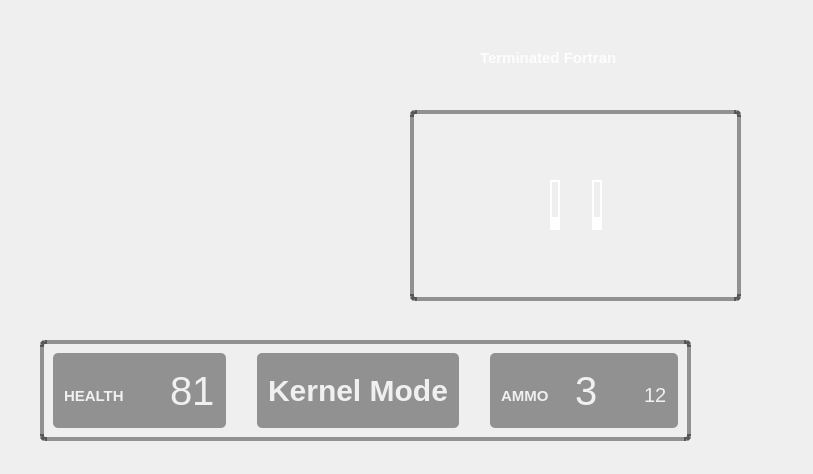
<?xml version="1.0" encoding="UTF-8"?>
<ui version="4.0">
 <class>Menu_HUD</class>
 <widget class="QMainWindow" name="Menu_HUD">
  <property name="geometry">
   <rect>
    <x>0</x>
    <y>0</y>
    <width>813</width>
    <height>474</height>
   </rect>
  </property>
  <property name="windowTitle">
   <string>MainWindow</string>
  </property>
  <property name="styleSheet">
   <string notr="true">QFrame
 {
	background: transparent;
	border: 4px solid rgba(0, 0, 0, 100);
	border-radius: 5px;
}

QWidget
 {
	margin: 0px;
	padding: 0px;
	spacing: 0px;
}

QLabel
{
	border: none;
	font-family: 'Arial';
	color: rgba(255, 255, 255, 220);
	font-size: 15px;
	font-weight: bold;
}

QGroupBox
{
	border: none;
	border-radius: 5px;
	padding: 2px;
	background: rgba(0, 0, 0, 100);
}

QProgressBar
{
	border: 2px solid rgba(255, 255, 255, 255);;
	background: transparent
}

QProgressBar::chunk 
{
	background-color: rgba(255, 255, 255, 255);
	border: none;
}</string>
  </property>
  <widget class="QWidget" name="centralwidget">
   <widget class="QFrame" name="frame">
    <property name="geometry">
     <rect>
      <x>410</x>
      <y>110</y>
      <width>331</width>
      <height>191</height>
     </rect>
    </property>
    <property name="frameShape">
     <enum>QFrame::StyledPanel</enum>
    </property>
    <property name="frameShadow">
     <enum>QFrame::Raised</enum>
    </property>
    <layout class="QGridLayout" name="gridLayout_2">
     <item row="0" column="0">
      <layout class="QVBoxLayout" name="verticalLayout_3">
       <item>
        <spacer name="horizontalSpacer_2">
         <property name="orientation">
          <enum>Qt::Horizontal</enum>
         </property>
         <property name="sizeHint" stdset="0">
          <size>
           <width>40</width>
           <height>20</height>
          </size>
         </property>
        </spacer>
       </item>
       <item>
        <spacer name="verticalSpacer_3">
         <property name="orientation">
          <enum>Qt::Vertical</enum>
         </property>
         <property name="sizeHint" stdset="0">
          <size>
           <width>20</width>
           <height>40</height>
          </size>
         </property>
        </spacer>
       </item>
      </layout>
     </item>
     <item row="0" column="2">
      <layout class="QVBoxLayout" name="verticalLayout_4">
       <item>
        <spacer name="horizontalSpacer_10">
         <property name="orientation">
          <enum>Qt::Horizontal</enum>
         </property>
         <property name="sizeHint" stdset="0">
          <size>
           <width>40</width>
           <height>20</height>
          </size>
         </property>
        </spacer>
       </item>
       <item>
        <spacer name="verticalSpacer_4">
         <property name="orientation">
          <enum>Qt::Vertical</enum>
         </property>
         <property name="sizeHint" stdset="0">
          <size>
           <width>20</width>
           <height>40</height>
          </size>
         </property>
        </spacer>
       </item>
      </layout>
     </item>
     <item row="1" column="1">
      <layout class="QHBoxLayout" name="horizontalLayout_2">
       <item>
        <spacer name="horizontalSpacer_8">
         <property name="orientation">
          <enum>Qt::Horizontal</enum>
         </property>
         <property name="sizeHint" stdset="0">
          <size>
           <width>40</width>
           <height>20</height>
          </size>
         </property>
        </spacer>
       </item>
       <item>
        <widget class="QProgressBar" name="progressBar">
         <property name="maximumSize">
          <size>
           <width>10</width>
           <height>50</height>
          </size>
         </property>
         <property name="value">
          <number>24</number>
         </property>
         <property name="textVisible">
          <bool>false</bool>
         </property>
         <property name="orientation">
          <enum>Qt::Vertical</enum>
         </property>
         <property name="invertedAppearance">
          <bool>false</bool>
         </property>
        </widget>
       </item>
       <item>
        <layout class="QVBoxLayout" name="verticalLayout_2">
         <item>
          <layout class="QVBoxLayout" name="verticalLayout_17">
           <item>
            <spacer name="verticalSpacer_2">
             <property name="orientation">
              <enum>Qt::Vertical</enum>
             </property>
             <property name="sizeHint" stdset="0">
              <size>
               <width>20</width>
               <height>40</height>
              </size>
             </property>
            </spacer>
           </item>
           <item>
            <widget class="QLabel" name="label_3">
             <property name="maximumSize">
              <size>
               <width>50</width>
               <height>50</height>
              </size>
             </property>
             <property name="text">
              <string/>
             </property>
             <property name="pixmap">
              <pixmap resource="xkill.qrc">:/xkill/images/icons/cross_hairs/crosshair1.png</pixmap>
             </property>
             <property name="scaledContents">
              <bool>true</bool>
             </property>
            </widget>
           </item>
           <item>
            <spacer name="verticalSpacer">
             <property name="orientation">
              <enum>Qt::Vertical</enum>
             </property>
             <property name="sizeHint" stdset="0">
              <size>
               <width>20</width>
               <height>40</height>
              </size>
             </property>
            </spacer>
           </item>
          </layout>
         </item>
        </layout>
       </item>
       <item>
        <widget class="QProgressBar" name="progressBar_2">
         <property name="maximumSize">
          <size>
           <width>10</width>
           <height>50</height>
          </size>
         </property>
         <property name="value">
          <number>24</number>
         </property>
         <property name="textVisible">
          <bool>false</bool>
         </property>
         <property name="orientation">
          <enum>Qt::Vertical</enum>
         </property>
         <property name="invertedAppearance">
          <bool>false</bool>
         </property>
        </widget>
       </item>
       <item>
        <spacer name="horizontalSpacer_9">
         <property name="orientation">
          <enum>Qt::Horizontal</enum>
         </property>
         <property name="sizeHint" stdset="0">
          <size>
           <width>40</width>
           <height>20</height>
          </size>
         </property>
        </spacer>
       </item>
      </layout>
     </item>
     <item row="2" column="2">
      <layout class="QVBoxLayout" name="verticalLayout_8">
       <item>
        <spacer name="horizontalSpacer_14">
         <property name="orientation">
          <enum>Qt::Horizontal</enum>
         </property>
         <property name="sizeHint" stdset="0">
          <size>
           <width>40</width>
           <height>20</height>
          </size>
         </property>
        </spacer>
       </item>
       <item>
        <spacer name="verticalSpacer_8">
         <property name="orientation">
          <enum>Qt::Vertical</enum>
         </property>
         <property name="sizeHint" stdset="0">
          <size>
           <width>20</width>
           <height>40</height>
          </size>
         </property>
        </spacer>
       </item>
      </layout>
     </item>
     <item row="0" column="1">
      <layout class="QVBoxLayout" name="verticalLayout_5">
       <item>
        <spacer name="horizontalSpacer_11">
         <property name="orientation">
          <enum>Qt::Horizontal</enum>
         </property>
         <property name="sizeHint" stdset="0">
          <size>
           <width>40</width>
           <height>20</height>
          </size>
         </property>
        </spacer>
       </item>
       <item>
        <spacer name="verticalSpacer_5">
         <property name="orientation">
          <enum>Qt::Vertical</enum>
         </property>
         <property name="sizeHint" stdset="0">
          <size>
           <width>20</width>
           <height>40</height>
          </size>
         </property>
        </spacer>
       </item>
      </layout>
     </item>
     <item row="1" column="0">
      <layout class="QHBoxLayout" name="horizontalLayout_7">
       <item>
        <spacer name="verticalSpacer_9">
         <property name="orientation">
          <enum>Qt::Vertical</enum>
         </property>
         <property name="sizeHint" stdset="0">
          <size>
           <width>20</width>
           <height>40</height>
          </size>
         </property>
        </spacer>
       </item>
       <item>
        <spacer name="horizontalSpacer_15">
         <property name="orientation">
          <enum>Qt::Horizontal</enum>
         </property>
         <property name="sizeHint" stdset="0">
          <size>
           <width>40</width>
           <height>20</height>
          </size>
         </property>
        </spacer>
       </item>
      </layout>
     </item>
     <item row="1" column="2">
      <layout class="QHBoxLayout" name="horizontalLayout_8">
       <item>
        <spacer name="horizontalSpacer_13">
         <property name="orientation">
          <enum>Qt::Horizontal</enum>
         </property>
         <property name="sizeHint" stdset="0">
          <size>
           <width>40</width>
           <height>20</height>
          </size>
         </property>
        </spacer>
       </item>
       <item>
        <spacer name="verticalSpacer_7">
         <property name="orientation">
          <enum>Qt::Vertical</enum>
         </property>
         <property name="sizeHint" stdset="0">
          <size>
           <width>20</width>
           <height>40</height>
          </size>
         </property>
        </spacer>
       </item>
      </layout>
     </item>
     <item row="2" column="0">
      <layout class="QVBoxLayout" name="verticalLayout_18">
       <item>
        <spacer name="horizontalSpacer_17">
         <property name="orientation">
          <enum>Qt::Horizontal</enum>
         </property>
         <property name="sizeHint" stdset="0">
          <size>
           <width>40</width>
           <height>20</height>
          </size>
         </property>
        </spacer>
       </item>
       <item>
        <spacer name="verticalSpacer_20">
         <property name="orientation">
          <enum>Qt::Vertical</enum>
         </property>
         <property name="sizeHint" stdset="0">
          <size>
           <width>20</width>
           <height>40</height>
          </size>
         </property>
        </spacer>
       </item>
      </layout>
     </item>
     <item row="2" column="1">
      <layout class="QVBoxLayout" name="verticalLayout_10">
       <item>
        <spacer name="horizontalSpacer_16">
         <property name="orientation">
          <enum>Qt::Horizontal</enum>
         </property>
         <property name="sizeHint" stdset="0">
          <size>
           <width>40</width>
           <height>20</height>
          </size>
         </property>
        </spacer>
       </item>
       <item>
        <spacer name="verticalSpacer_10">
         <property name="orientation">
          <enum>Qt::Vertical</enum>
         </property>
         <property name="sizeHint" stdset="0">
          <size>
           <width>20</width>
           <height>40</height>
          </size>
         </property>
        </spacer>
       </item>
      </layout>
     </item>
    </layout>
   </widget>
   <widget class="QLabel" name="label_7">
    <property name="geometry">
     <rect>
      <x>0</x>
      <y>10</y>
      <width>221</width>
      <height>181</height>
     </rect>
    </property>
    <property name="text">
     <string/>
    </property>
    <property name="pixmap">
     <pixmap resource="xkill.qrc">:/xkill/images/decorations/game1.png</pixmap>
    </property>
    <property name="scaledContents">
     <bool>true</bool>
    </property>
   </widget>
   <widget class="QLabel" name="label_13">
    <property name="geometry">
     <rect>
      <x>480</x>
      <y>50</y>
      <width>151</width>
      <height>16</height>
     </rect>
    </property>
    <property name="text">
     <string>Terminated Fortran</string>
    </property>
   </widget>
   <widget class="QFrame" name="frame_2">
    <property name="geometry">
     <rect>
      <x>40</x>
      <y>340</y>
      <width>651</width>
      <height>101</height>
     </rect>
    </property>
    <property name="frameShape">
     <enum>QFrame::StyledPanel</enum>
    </property>
    <property name="frameShadow">
     <enum>QFrame::Raised</enum>
    </property>
    <layout class="QHBoxLayout" name="horizontalLayout_3">
     <item>
      <widget class="QGroupBox" name="groupBox">
       <property name="styleSheet">
        <string notr="true"/>
       </property>
       <property name="title">
        <string/>
       </property>
       <layout class="QVBoxLayout" name="verticalLayout_14">
        <item>
         <layout class="QHBoxLayout" name="horizontalLayout_6">
          <item>
           <layout class="QVBoxLayout" name="verticalLayout_6">
            <item>
             <spacer name="verticalSpacer_6">
              <property name="orientation">
               <enum>Qt::Vertical</enum>
              </property>
              <property name="sizeHint" stdset="0">
               <size>
                <width>20</width>
                <height>40</height>
               </size>
              </property>
             </spacer>
            </item>
            <item>
             <spacer name="verticalSpacer_13">
              <property name="orientation">
               <enum>Qt::Vertical</enum>
              </property>
              <property name="sizeHint" stdset="0">
               <size>
                <width>20</width>
                <height>40</height>
               </size>
              </property>
             </spacer>
            </item>
            <item>
             <widget class="QLabel" name="label_9">
              <property name="text">
               <string>HEALTH</string>
              </property>
             </widget>
            </item>
            <item>
             <spacer name="verticalSpacer_12">
              <property name="orientation">
               <enum>Qt::Vertical</enum>
              </property>
              <property name="sizeHint" stdset="0">
               <size>
                <width>20</width>
                <height>40</height>
               </size>
              </property>
             </spacer>
            </item>
           </layout>
          </item>
          <item>
           <spacer name="horizontalSpacer_5">
            <property name="orientation">
             <enum>Qt::Horizontal</enum>
            </property>
            <property name="sizeType">
             <enum>QSizePolicy::Fixed</enum>
            </property>
            <property name="sizeHint" stdset="0">
             <size>
              <width>40</width>
              <height>20</height>
             </size>
            </property>
           </spacer>
          </item>
          <item>
           <widget class="QLabel" name="label_10">
            <property name="styleSheet">
             <string notr="true">/* LABEL*/
QLabel
{
	font-size: 40px;
	font-weight: normal;
}</string>
            </property>
            <property name="text">
             <string>81</string>
            </property>
           </widget>
          </item>
         </layout>
        </item>
       </layout>
      </widget>
     </item>
     <item>
      <spacer name="horizontalSpacer_6">
       <property name="orientation">
        <enum>Qt::Horizontal</enum>
       </property>
       <property name="sizeHint" stdset="0">
        <size>
         <width>40</width>
         <height>20</height>
        </size>
       </property>
      </spacer>
     </item>
     <item>
      <widget class="QGroupBox" name="groupBox_3">
       <property name="title">
        <string/>
       </property>
       <layout class="QVBoxLayout" name="verticalLayout_16">
        <item>
         <widget class="QLabel" name="label_4">
          <property name="styleSheet">
           <string notr="true">/* LABEL*/
QLabel
{
	font-size: 30px;
	font-weight: bold;
	font-family: 'Digital-7 Mono';
}</string>
          </property>
          <property name="text">
           <string>Kernel Mode</string>
          </property>
         </widget>
        </item>
       </layout>
      </widget>
     </item>
     <item>
      <spacer name="horizontalSpacer_7">
       <property name="orientation">
        <enum>Qt::Horizontal</enum>
       </property>
       <property name="sizeHint" stdset="0">
        <size>
         <width>40</width>
         <height>20</height>
        </size>
       </property>
      </spacer>
     </item>
     <item>
      <widget class="QGroupBox" name="groupBox_2">
       <property name="title">
        <string/>
       </property>
       <layout class="QVBoxLayout" name="verticalLayout_15">
        <item>
         <layout class="QHBoxLayout" name="horizontalLayout_5">
          <item>
           <layout class="QVBoxLayout" name="verticalLayout_12">
            <item>
             <spacer name="verticalSpacer_14">
              <property name="orientation">
               <enum>Qt::Vertical</enum>
              </property>
              <property name="sizeHint" stdset="0">
               <size>
                <width>20</width>
                <height>40</height>
               </size>
              </property>
             </spacer>
            </item>
            <item>
             <spacer name="verticalSpacer_15">
              <property name="orientation">
               <enum>Qt::Vertical</enum>
              </property>
              <property name="sizeHint" stdset="0">
               <size>
                <width>20</width>
                <height>40</height>
               </size>
              </property>
             </spacer>
            </item>
            <item>
             <widget class="QLabel" name="label_8">
              <property name="text">
               <string>AMMO</string>
              </property>
             </widget>
            </item>
            <item>
             <spacer name="verticalSpacer_16">
              <property name="orientation">
               <enum>Qt::Vertical</enum>
              </property>
              <property name="sizeHint" stdset="0">
               <size>
                <width>20</width>
                <height>40</height>
               </size>
              </property>
             </spacer>
            </item>
           </layout>
          </item>
          <item>
           <spacer name="horizontalSpacer_3">
            <property name="orientation">
             <enum>Qt::Horizontal</enum>
            </property>
            <property name="sizeType">
             <enum>QSizePolicy::Fixed</enum>
            </property>
            <property name="sizeHint" stdset="0">
             <size>
              <width>20</width>
              <height>20</height>
             </size>
            </property>
           </spacer>
          </item>
          <item>
           <widget class="QLabel" name="label_11">
            <property name="styleSheet">
             <string notr="true">/* LABEL*/
QLabel
{
	font-size: 40px;
	font-weight: normal;
}</string>
            </property>
            <property name="text">
             <string>3</string>
            </property>
           </widget>
          </item>
          <item>
           <spacer name="horizontalSpacer_4">
            <property name="orientation">
             <enum>Qt::Horizontal</enum>
            </property>
            <property name="sizeType">
             <enum>QSizePolicy::Fixed</enum>
            </property>
            <property name="sizeHint" stdset="0">
             <size>
              <width>40</width>
              <height>20</height>
             </size>
            </property>
           </spacer>
          </item>
          <item>
           <layout class="QVBoxLayout" name="verticalLayout_13">
            <item>
             <spacer name="verticalSpacer_17">
              <property name="orientation">
               <enum>Qt::Vertical</enum>
              </property>
              <property name="sizeHint" stdset="0">
               <size>
                <width>20</width>
                <height>40</height>
               </size>
              </property>
             </spacer>
            </item>
            <item>
             <spacer name="verticalSpacer_18">
              <property name="orientation">
               <enum>Qt::Vertical</enum>
              </property>
              <property name="sizeHint" stdset="0">
               <size>
                <width>20</width>
                <height>40</height>
               </size>
              </property>
             </spacer>
            </item>
            <item>
             <widget class="QLabel" name="label_12">
              <property name="styleSheet">
               <string notr="true">/* LABEL*/
QLabel
{
	font-size: 20px;
	font-weight: normal;
}</string>
              </property>
              <property name="text">
               <string>12</string>
              </property>
             </widget>
            </item>
            <item>
             <spacer name="verticalSpacer_19">
              <property name="orientation">
               <enum>Qt::Vertical</enum>
              </property>
              <property name="sizeHint" stdset="0">
               <size>
                <width>20</width>
                <height>40</height>
               </size>
              </property>
             </spacer>
            </item>
           </layout>
          </item>
         </layout>
        </item>
       </layout>
      </widget>
     </item>
    </layout>
   </widget>
   <widget class="QWidget" name="layoutWidget">
    <property name="geometry">
     <rect>
      <x>380</x>
      <y>878</y>
      <width>254</width>
      <height>36</height>
     </rect>
    </property>
    <layout class="QHBoxLayout" name="horizontalLayout_4">
     <item>
      <spacer name="horizontalSpacer">
       <property name="orientation">
        <enum>Qt::Horizontal</enum>
       </property>
       <property name="sizeHint" stdset="0">
        <size>
         <width>40</width>
         <height>20</height>
        </size>
       </property>
      </spacer>
     </item>
    </layout>
   </widget>
   <widget class="QWidget" name="layoutWidget">
    <property name="geometry">
     <rect>
      <x>760</x>
      <y>860</y>
      <width>194</width>
      <height>126</height>
     </rect>
    </property>
    <layout class="QVBoxLayout" name="verticalLayout_11"/>
   </widget>
   <widget class="QLabel" name="label_6">
    <property name="geometry">
     <rect>
      <x>548</x>
      <y>940</y>
      <width>32</width>
      <height>34</height>
     </rect>
    </property>
    <property name="text">
     <string/>
    </property>
    <property name="pixmap">
     <pixmap resource="xkill.qrc">:/xkill/images/icons/weapons/w_semi.png</pixmap>
    </property>
    <property name="scaledContents">
     <bool>true</bool>
    </property>
   </widget>
   <widget class="QLabel" name="label_5">
    <property name="geometry">
     <rect>
      <x>510</x>
      <y>940</y>
      <width>32</width>
      <height>34</height>
     </rect>
    </property>
    <property name="text">
     <string/>
    </property>
    <property name="pixmap">
     <pixmap resource="xkill.qrc">:/xkill/images/icons/weapons/w_semi.png</pixmap>
    </property>
    <property name="scaledContents">
     <bool>true</bool>
    </property>
   </widget>
   <widget class="QWidget" name="layoutWidget">
    <property name="geometry">
     <rect>
      <x>374</x>
      <y>940</y>
      <width>52</width>
      <height>34</height>
     </rect>
    </property>
    <layout class="QVBoxLayout" name="verticalLayout">
     <item>
      <widget class="QProgressBar" name="progressBar_ammo">
       <property name="maximumSize">
        <size>
         <width>50</width>
         <height>10</height>
        </size>
       </property>
       <property name="styleSheet">
        <string notr="true">QProgressBar::chunk 
{
	background-color: rgb(255, 170, 0);
	border: 1px solid black;
}

QProgressBar
{
	border: 0px solid black;
	background: rgb(0, 0, 0)
}</string>
       </property>
       <property name="value">
        <number>60</number>
       </property>
       <property name="textVisible">
        <bool>false</bool>
       </property>
      </widget>
     </item>
    </layout>
   </widget>
   <widget class="QWidget" name="layoutWidget">
    <property name="geometry">
     <rect>
      <x>432</x>
      <y>940</y>
      <width>72</width>
      <height>34</height>
     </rect>
    </property>
    <layout class="QHBoxLayout" name="horizontalLayout">
     <item>
      <widget class="QLabel" name="label_2">
       <property name="text">
        <string/>
       </property>
       <property name="pixmap">
        <pixmap resource="xkill.qrc">:/xkill/images/icons/weapons/a_bullet.png</pixmap>
       </property>
       <property name="scaledContents">
        <bool>true</bool>
       </property>
      </widget>
     </item>
     <item>
      <widget class="QLabel" name="label">
       <property name="text">
        <string/>
       </property>
       <property name="pixmap">
        <pixmap resource="xkill.qrc">:/xkill/images/icons/weapons/w_semi.png</pixmap>
       </property>
       <property name="scaledContents">
        <bool>true</bool>
       </property>
      </widget>
     </item>
    </layout>
   </widget>
   <zorder>frame_2</zorder>
   <zorder>layoutWidget</zorder>
   <zorder>layoutWidget</zorder>
   <zorder>layoutWidget</zorder>
   <zorder>layoutWidget</zorder>
   <zorder>label_6</zorder>
   <zorder>label_5</zorder>
   <zorder>label_7</zorder>
   <zorder>frame</zorder>
   <zorder>label_13</zorder>
  </widget>
 </widget>
 <resources>
  <include location="xkill.qrc"/>
 </resources>
 <connections/>
</ui>
